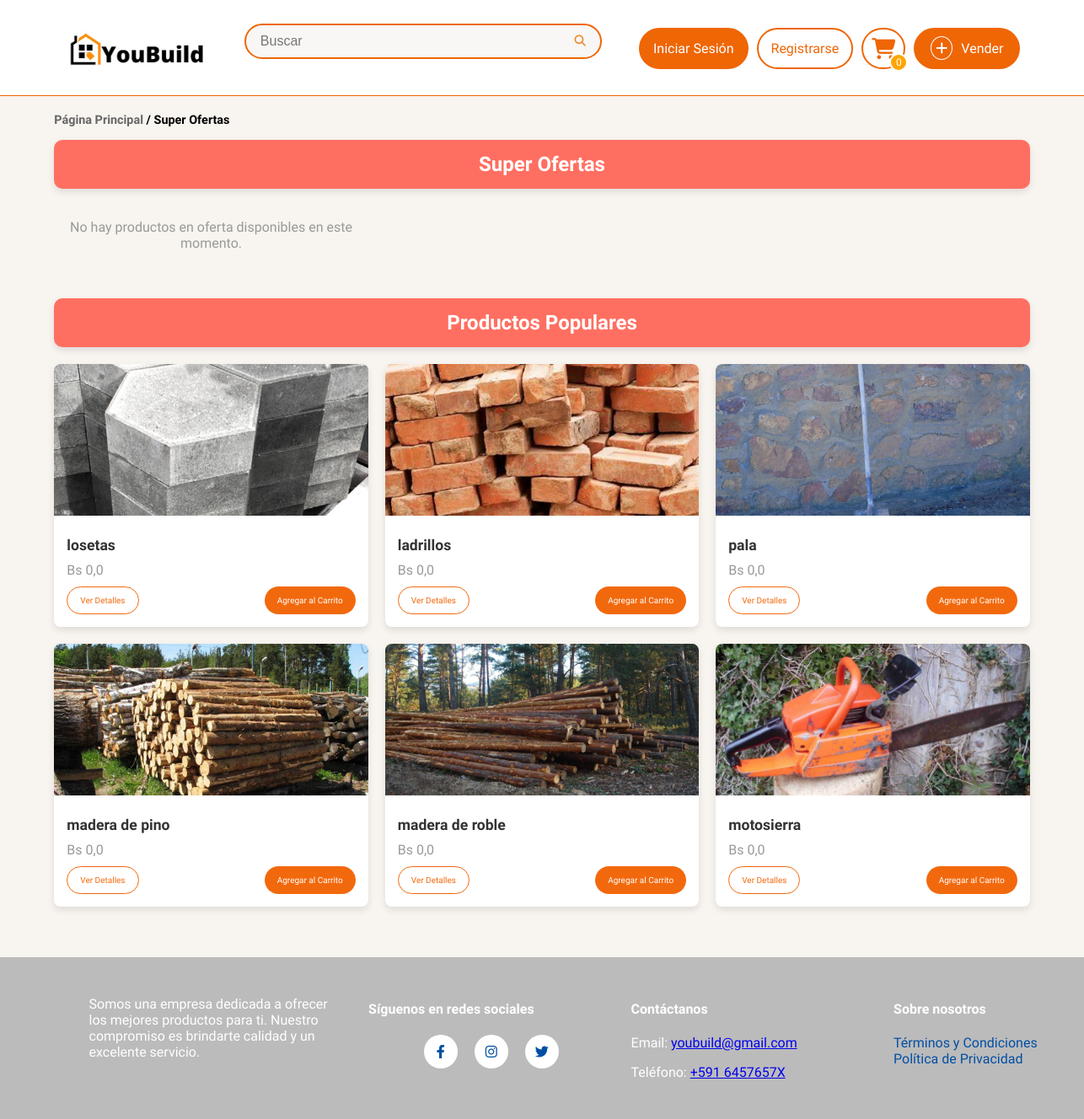
The page /productosOfertados/ on the database its author committed.
### YouBuild/sistema/models.py (models this page shows, shortened)
class ProductoDb(models.Model):
    ESTADO_CHOICES = [
        ('disponible', 'Disponible'),
        ('promocion', 'En Promoción'),
        ('vendido', 'Vendido'),
    ]
    nombre = models.CharField(max_length=50, verbose_name="Nombre")
    detalle = models.TextField(max_length=500, verbose_name="Detalle")
    precio = models.FloatField(verbose_name="Precio", validators=[MinValueValidator(0.0), MaxValueValidator(99999.9)])
    descuento = models.FloatField(default=0.0, validators=[MinValueValidator(0.0), MaxValueValidator(100.0)], verbose_name="Descuento (%)")
    estado = models.CharField(max_length=10, choices=ESTADO_CHOICES, default='disponible', verbose_name="Estado del Producto")
    fecha_inicio_promocion = models.DateTimeField(null=True, blank=True, verbose_name="Inicio de Promoción")
    fecha_fin_promocion = models.DateTimeField(null=True, blank=True, verbose_name="Fin de Promoción")
    disponible = models.BooleanField(default=True, verbose_name="Disponible para la venta")  # Para activar o desactivar el producto manualmente
    categoria_fk = models.ForeignKey(CategoriaDb, on_delete=models.CASCADE, null=True, blank=True)
    usuario_fk = models.ForeignKey(UsuarioDB, on_delete=models.CASCADE, null=True, blank=True)
    municipio_fk = models.ForeignKey(MunicipioDB, on_delete=models.CASCADE, null=True, blank=True, verbose_name="Municipio")
    direccion_1 = models.CharField(max_length=255, verbose_name="Dirección 1", null=True, blank=True)
    visitas = models.PositiveIntegerField(default=0, verbose_name="Visitas")
    cantidad = models.IntegerField(default=1)
    class Meta:
        db_table = "productos"
        verbose_name = "Producto"
        verbose_name_plural = "Productos"
    def esta_en_promocion(self):
        ahora = timezone.now()
        return (
            self.estado == 'promocion' and
            self.fecha_inicio_promocion and
            self.fecha_fin_promocion and
            self.fecha_inicio_promocion <= ahora <= self.fecha_fin_promocion
        )

class ImagenProductoDB(models.Model):
    producto_fk = models.ForeignKey(ProductoDb, on_delete=models.CASCADE, related_name="imagenes")
    imagen = models.ImageField(upload_to="productos", null=True)
    class Meta:
        verbose_name = "Imagen"
        verbose_name_plural = "Imágenes"

### YouBuild/sistema/views.py (the view)
# urls.py: path('productosOfertados/', lista_productosOfert, name='Productos_Oferta'),
def lista_productosOfert(request):
    productos, productos_oferta = obtener_productos_oferta()
    layout_template = 'layoutReg.html' if request.user.is_authenticated else 'layout.html'
    return render(request, 'ListaProductOferta.html', {
        'productos': productos,
        'productos_oferta': productos_oferta,
        'layout_template': layout_template,  # Pasamos el layout base según el estado del usuario
    })

### YouBuild/sistema/context_processors.py (called while the page is built)
def cart_count(request):
    if request.user.is_authenticated:  # Only fetch the cart count for logged-in users
        try:
            usuario = request.user.usuariodb
            cart_count = CarritoProductoDB.objects.filter(carrito_fk__usuario_fk=usuario).aggregate(
                total_quantity=Sum('cantidad')
            )['total_quantity'] or 0
        except UsuarioDB.DoesNotExist:
            cart_count = 0
    else:
        cart_count = 0
    return {'cart_count': cart_count}

def user_profile(request):
    if request.user.is_authenticated:
        return {"usuario": request.user.usuariodb}
    return {}

### YouBuild/sistema/views.py (called while the page is built)
def obtener_productos_oferta():
    productos = ProductoDb.objects.all().order_by('-visitas')
    productos_oferta = [producto for producto in productos if producto.esta_en_promocion()]
    return productos, productos_oferta

### YouBuild/sistema/templates/ListaProductOferta.html (shortened to what this page needs)
{% extends layout_template %}
{% load static %}
{% block content %}
<link rel="stylesheet" href="{% static 'ListaOferta.css' %}">
<div class="container">
    <nav class="breadcrumb">
        <a href="{% url 'index' %}" class="breadcrumb-link">Página Principal</a> / <span class="breadcrumb-current">Super Ofertas</span>
    </nav>
    <div class="titulo-container">
        <h1 class="titulo">Super Ofertas</h1>
    </div>
    <div class="productos-grid">
        {% if productos_oferta %}
            {% for producto in productos_oferta %}
            <div class="producto-card">
                <div class="producto-descuento">
                    {{ producto.descuento }}% OFF
                </div>
                <img src="{{ producto.imagenes.first.imagen.url }}" alt="{{ producto.nombre }}">
                <div class="producto-info">
                    <h3 class="producto-nombre">{{ producto.nombre }}</h3>
                    <p class="producto-precio">
                        <span class="precio-descuento">Bs {{ producto.precio_final }}</span>
                        <span class="precio-original">Bs {{ producto.precio }}</span>
                    </p>
                    <div class="botones">
                        <button class="btn-detalles">Ver Detalles</button>
                        <button class="btn-carrito">Agregar al Carrito</button>
                    </div>
                </div>
            </div>
            {% endfor %}
        {% else %}
            <p>No hay productos en oferta disponibles en este momento.</p>
        {% endif %}
    </div>
    <div class="titulo-container">
    <h1 class="titulo">Productos Populares</h1>
    </div>
    <div class="productos-grid">
        {% if productos %}
            {% for producto in productos %}
            <div class="producto-card">
                <img src="{{ producto.imagenes.first.imagen.url }}" alt="{{ producto.nombre }}">
                <div class="producto-info">
                    <h3 class="producto-nombre">{{ producto.nombre }}</h3>
                    <p class="producto-precio">
                        Bs {{ producto.precio }}
                    </p>
                    <div class="botones">
                        <button class="btn-detalles">Ver Detalles</button>
                        <button class="btn-carrito">Agregar al Carrito</button>
                    </div>
                </div>
            </div>
            {% endfor %}
        {% else %}
            <p>No hay productos disponibles en este momento.</p>
        {% endif %}
    </div>
</div>
{% endblock %}

### YouBuild/sistema/templates/layout.html (shortened to what this page needs)
{% load static %}
<html lang="en">
  <head>
    <link rel="stylesheet" href="https://cdnjs.cloudflare.com/ajax/libs/font-awesome/6.4.0/css/all.min.css" />
    <link rel="stylesheet" href="{% static 'style.css' %}" />
    <link rel="stylesheet" href="{% static 'topbar.css' %}">
  </head>
  <body>
    <header>
      <div class="topbar-background">
      <div class="topbar-container">
        <div class="topbar-left">
          <a href="/" class="logo">
            <img src="{% static 'logo.jpeg' %}" alt="Logo" width="125">
          </a>
        </div>
        <div class="topbar-center">
          <form action="{% url 'buscar' %}" method="GET" onsubmit="return validateSearch()">
            <div class="search-box">
              <input type="text" placeholder="Buscar" name="q" maxlength="20" pattern="[A-Za-z0-9\s]+" required>
              <button type="submit"><i class="fa fa-search"></i></button>
            </div>
          </form>
        </div>
        <div class="topbar-right">
          <a href="{% url 'login' %}" class="btn-link">Iniciar Sesión</a>
          <a href="{% url 'registro' %}" class="btn-link">Registrarse</a>
          <a href="{% url 'Carrito' %}" class="icon-btn">
            <i class="fa fa-shopping-cart"></i><span class="cart-count">{{ cart_count }}</span>
          </a>
          <a href="{% url 'vender' %}" class="btn-sell">
            <i class="fas fa-plus"></i> Vender
          </a>
        </div>
      </div>
    </header>
    <div>
      {% block content %}{% endblock %}
    </div>
    <footer>
      <div class="footer-container">
          <div class="footer-description">
              <p>Somos una empresa dedicada a ofrecer los mejores productos para ti. Nuestro compromiso es brindarte calidad y un excelente servicio.</p>
          </div>
          <div class="footer-links">
              <h4>Síguenos en redes sociales</h4>
              <div class="social-buttons">
                  <a href="https://facebook.com" target="_blank" class="social-button facebook">
                      <i class="fab fa-facebook-f"></i>
                  </a>
                  <a href="https://instagram.com" target="_blank" class="social-button instagram">
                      <i class="fab fa-instagram"></i>
                  </a>
                  <a href="https://twitter.com" target="_blank" class="social-button twitter">
                      <i class="fab fa-twitter"></i>
                  </a>
              </div>
          </div>
          <div class="footer-contact">
              <h4>Contáctanos</h4>
              <p>Email: <a href="mailto:youbuild@gmail.com">youbuild@gmail.com</a></p>
              <p>Teléfono: <a href="tel:+5916457657X">+591 6457657X</a></p>
          </div>
          <div class="footer-legal">
              <h4>Sobre nosotros</h4>
              <ul>
                  <li><a href="#terminos-condiciones">Términos y Condiciones</a></li>
                  <li><a href="#politica-privacidad">Política de Privacidad</a></li>
              </ul>
          </div>
      </div>
    </footer>
  </body>
</html>

### YouBuild/sistema/static/style.css (style rules this page uses)
:root { --primary-color: #ED8C2B; --secondary-color: #E5E8EB; --accent-color: #F2690D; --text-color: #1C1C0D; --link-color: #9E9647; --background-color: #FFFFFB; }
body { font-family: 'Comfortaa', sans-serif; margin: 0; padding: 0; display: grid; grid-template-rows: auto 1fr auto; min-height: 100vh; background-color: var(--background-color); }
footer { background-color: #bcbbbb; padding: 20px 0; width: 100%; position: relative; color: #ffffff; }
.footer-container { display: flex; justify-content: space-around; flex-wrap: wrap; width: 100%; margin: 0 auto; padding: 0 0px; margin: 0 2cm; }
.footer-contact, .footer-legal { flex: 1; min-width: 200px; margin: 10px; }
.footer-description { flex: 1; min-width: 200px; margin: 10px; margin-left: 30px; }
.footer-links { flex: 1; min-width: 200px; margin: 10px; margin-left: 30px; }
.footer-links ul, .footer-legal ul { list-style: none; padding: 0; }
.footer-links a, .footer-legal a { text-decoration: none; color: #004fa3; }
.social-buttons { display: flex; justify-content: center; margin-top: 10px; }
.social-button { display: inline-block; width: 40px; height: 40px; background-color: #fff; border-radius: 50%; color: #007bff; display: flex; align-items: center; justify-content: center; margin: 0 10px; transition: background-color 0.3s, transform 0.3s; }
.container { margin: 0 2cm; }
button, .btn, .btn-volver, .btn-detalle, .btn-agregar, .btn-comprar { font-family: 'Comfortaa', sans-serif !important; }

### YouBuild/sistema/static/topbar.css (style rules this page uses)
.topbar-background { background-color: #FFFFFF; width: 100%; position: relative; }
.topbar-container { display: flex; flex-wrap: wrap; justify-content: space-between; align-items: center; padding: 13px 0px; background-color: #FFFFFF; margin: 0 2cm; position: relative; font-size: 16px; }
.icon-btn { text-decoration: none !important; }
.topbar-container::after { content: ''; position: absolute; bottom: 0; left: 0; width: calc(100% + 4cm); height: 1px; background-color: #ef6605; margin-left: -2cm; margin-right: 0cm; }
.topbar-left .logo { display: flex; align-items: center; }
.topbar-left .logo img { vertical-align: middle; width: 170px; height: auto; }
.topbar-center { flex-grow: 1; text-align: center; margin: 5px 0; }
.search-box { display: inline-flex; background-color: #f8f7f5; border: 2px solid #ef6605; border-radius: 25px; padding: 5px; width: 80%; max-width: 700px; margin: 10px auto; }
.search-box input { border: none; background-color: transparent; outline: none; flex-grow: 1; padding: 5px; padding-left: 12px; font-size: inherit; }
.search-box button { background-color: transparent; border: none; color: #ED8C2B; cursor: pointer; margin-right: 6px; }
.topbar-right { display: flex; gap: 10px; }
.topbar-right .icon-btn i { font-size: 18px; }
.btn-link, .icon-btn { display: flex; justify-content: center; align-items: center; padding: 10px 15px; background-color: white; border: 2px solid #ef6605; border-radius: 25px; color: #ef6605; text-decoration: none; cursor: pointer; transition: all 0.3s ease; font-size: inherit; }
.icon-btn i { font-size: 25px !important; }
.btn-link:first-of-type { background-color: #ef6605; color: white; }
.cart-count { position: absolute; bottom: -5px; right: -5px; background-color: orange; color: white; border-radius: 50%; width: 18px; height: 18px; display: flex; justify-content: center; align-items: center; font-size: 12px; line-height: 18px; border: 2px solid white; }
.icon-btn { position: relative; padding: 10px 10px; background-color: white; border: 2px solid #ef6605; border-radius: 25px; color: #ef6605; text-decoration: none; cursor: pointer; transition: all 0.3s ease; }
.btn-sell { display: flex; justify-content: center; align-items: center; background-color: #ef6605; color: white; border: none; border-radius: 25px; padding: 10px 20px; cursor: pointer; text-decoration: none; transition: background-color 0.3s; font-size: inherit; text-decoration: none !important; }
.btn-sell i { background-color: transparent; border: 1px solid white; border-radius: 50%; padding: 5px; margin-right: 10px; font-size: 16px; text-decoration: none !important; }

### YouBuild/sistema/templates/layout.html (style rules this page uses)
body { font-family: 'Comfortaa', sans-serif; }

### rows shown on the page
ProductoDb: imagenes.first.imagen (picture), nombre "losetas", precio "0,0"
ProductoDb: imagenes.first.imagen (picture), nombre "ladrillos", precio "0,0"
ProductoDb: imagenes.first.imagen (picture), nombre "pala", precio "0,0"
ProductoDb: imagenes.first.imagen (picture), nombre "madera de pino", precio "0,0"
ProductoDb: imagenes.first.imagen (picture), nombre "madera de roble", precio "0,0"
ProductoDb: imagenes.first.imagen (picture), nombre "motosierra", precio "0,0"

### other values the page prints
{{ cart_count }} "0"
